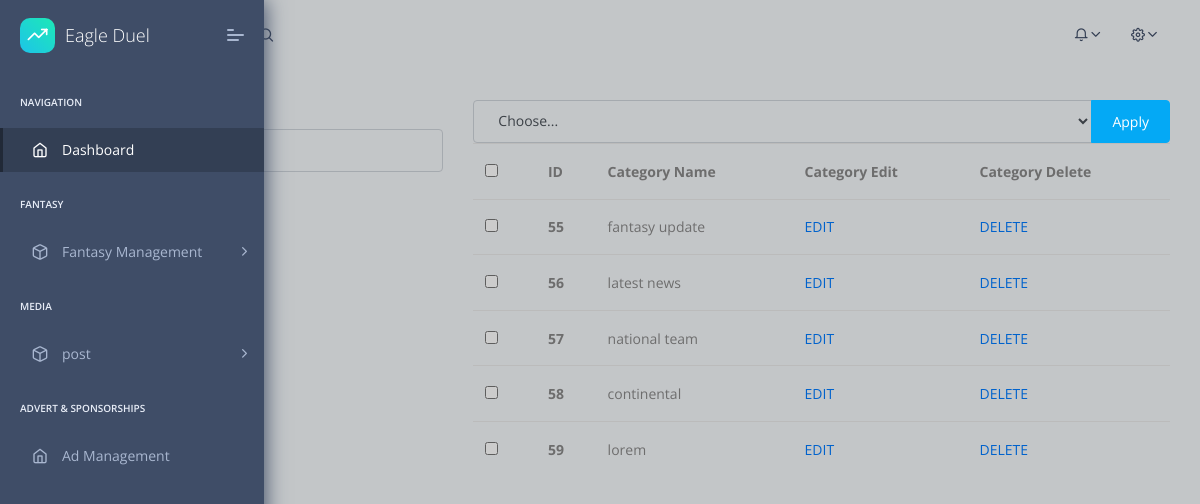
/categories.php, run on the app's committed database.
### tables this page shows
CREATE TABLE `categories` (
  `cat_id` int(3) NOT NULL,
  `cat_title` varchar(255) NOT NULL
);

### categories.php (the view, shortened to what this page needs)
<?php include('./includes/head.php');?>
    <?php include('./includes/admin-nav.php');?>
      <div class="col-4">
        <form action="" method="post">
          <div class="form-group">
            <label for="cat-title">Add New Category</label>
            <input class="form-control" type="text" name="cat_title">
          </div>
          <div class="form-group">
          </div>
        </form>
      </div>
      <div class="col-8">
        <form action="" method="post">
          <table class="table table-hover">
            <div id="bulkoptionsec">
              <div class="input-group bulkoption">
                <select class="form-control" name="bulkCatUpdate">
                  <option selected>Choose...</option>
                </select>
                <div class="input-group-append">
                  <input type="submit" name="deleteBulkCat" class="btn btn-primary" value="Apply">
                </div>
              </div>
            </div>
            <thead>
              <tr>
                <th><input id="checkBoxAll" type="checkbox"></th>
                <th>ID</th>
                <th>Category Name</th>
                <th>Category Edit</th>
                <th>Category Delete</th>
              </tr>
            </thead>
            <tbody>
              <?php
              $query = "SELECT * FROM categories";
              $select_cat_admin = mysqli_query($connection, $query);
              while ($row = mysqli_fetch_assoc($select_cat_admin)) {
                $cat_id = $row['cat_id'];
                $cat_title = $row['cat_title'];
                echo "<tr>";
                echo "<td><input class='checkbox' type='checkbox' name='checkBoxArray[]' value='$cat_id'></th>";
                echo "<th scope='row'>{$cat_id}</th>";
                echo "<td>{$cat_title}</td>";
                echo "<td><a href='categories.php?edit={$cat_id}'>EDIT</a></td>";
                echo "<td><a href='categories.php?delete={$cat_id}'>DELETE</a></td>";
                echo "</tr>";
              }
              ?>
            </tbody>
          </table>
        </form>
      </div>
  <a class="scroll-to-top rounded" href="#page-top">
  </a>
  <?php
  include "includes/footer.php";
  ?>

### data on the page
categories: cat_id "55", cat_title "fantasy update"
categories: cat_id "56", cat_title "latest news"
categories: cat_id "57", cat_title "national team"
categories: cat_id "58", cat_title "continental"
categories: cat_id "59", cat_title "lorem"
